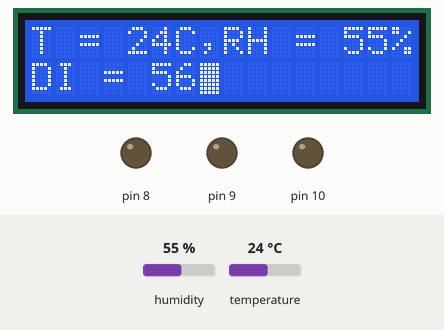
Recording of a sketch running on a simulated Arduino Uno, built with avr-gcc and run on an emulated ATmega328P. Parts: 16×2 character LCD, output pins drawn as LEDs (lit = HIGH). The test bench sets the inputs (shaded band); at power-on: temperature 24 °C, humidity 55 %. What the sketch prints to the serial monitor is not drawn.

Above: at 1.2 s.
1.3 s: temperature set to 38 °C
At 3.4 s:
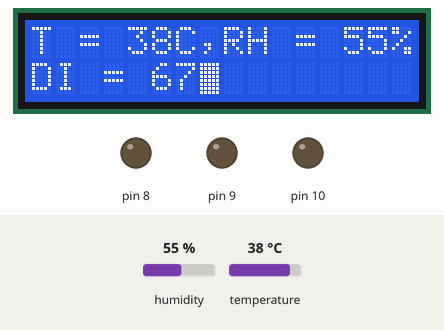
3.7 s: temperature set to 41 °C
At 5.1 s:
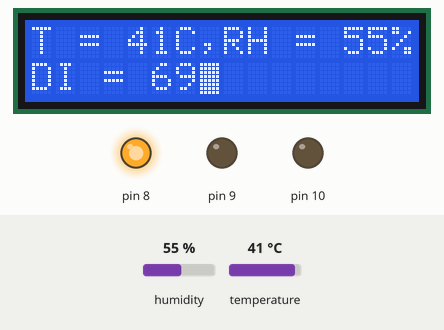
5.8 s: humidity set to 41 %
At 6.7 s:
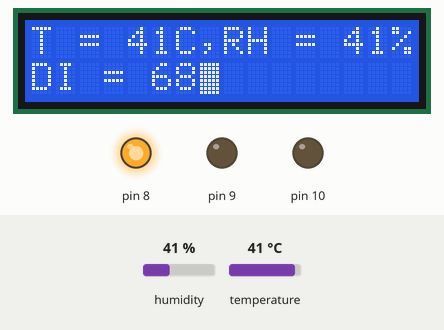
7.9 s: humidity set to 38 %
At 9.6 s:
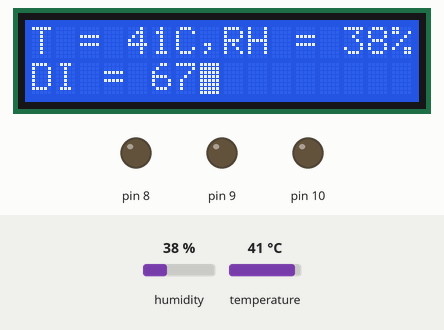
Timing chart, 0 to 11.0 s (numbered marks = the images above; inputs shaded):
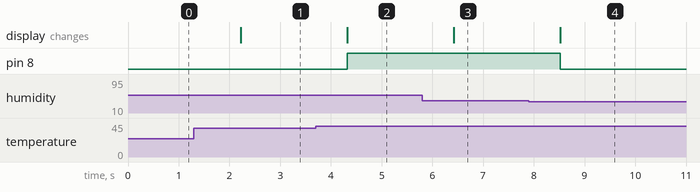

Measured:
- the behaviour switches between 39 and 40 °C on temperature (found by bisection; images 1 and 2)
- the behaviour switches between 40 and 39 % on humidity (found by bisection; images 3 and 4)
- after the input at 1.3 s, the display: changes after 0.92 s (image 1)
- after the input at 3.7 s, pin 8: LOW → HIGH after 0.62 s; the display: changes after 0.62 s (image 2)
- after the input at 5.8 s, the display: changes after 0.62 s (image 3)
- after the input at 7.9 s, pin 8: HIGH → LOW after 0.62 s; the display: changes after 0.62 s (image 4)

The sketch:

DHT11.ino
```cpp
#include <dht11.h>
#include <Wire.h>
#include <LiquidCrystal_I2C.h>

LiquidCrystal_I2C lcd(0x27, 16, 2);
int DHT11PIN = A0;            //Signal 이 연결된 아두이노의 핀번호

dht11 DHT11;

void setup()
{
  Serial.begin(9600);  //시리얼 통신속도 설정
  pinMode(8,OUTPUT);
  pinMode(9,OUTPUT);
  pinMode(10,OUTPUT);
  lcd.begin();
  lcd.backlight();
  lcd.cursor();
  lcd.blink();
  lcd.home();
}

void loop()
{
  int chk = DHT11.read(DHT11PIN);
  float T=(float)DHT11.temperature;
  float RH = (float)DHT11.humidity;
  Serial.print("Temp: ");
  Serial.print(T);
  Serial.print(" C ");

  Serial.print("/ RelF: ");
  Serial.print(RH);
  Serial.print(" %");

   int discomfort_index = ((9/5)*T)-(0.55*(1-(RH/100))*((9/5)*T-26))+32;
  Serial.print("/ 불쾌지수 : ");
  Serial.print(discomfort_index);
  Serial.println();
  lcd.home();
  lcd.print("T = ");
  lcd.print((int)T);
  lcd.print("C,");

  lcd.print("RH = ");
  lcd.print((int)RH);
  lcd.print("% ");

  lcd.setCursor(0,1);

  lcd.print("DI = ");
  lcd.print(discomfort_index);

  if(discomfort_index>=80){
    digitalWrite(10,HIGH);
    digitalWrite(9,LOW);
    digitalWrite(8,LOW);
  }else if(discomfort_index>=75){
    digitalWrite(10,LOW);
    digitalWrite(9,HIGH);
    digitalWrite(8,LOW);
  }else if(discomfort_index>=68){
    digitalWrite(10,LOW);
    digitalWrite(9,LOW);
    digitalWrite(8,HIGH);
  }else{
    digitalWrite(10,LOW);
    digitalWrite(9,LOW);
    digitalWrite(8,LOW);
  }


  delay(1000);
}
```
